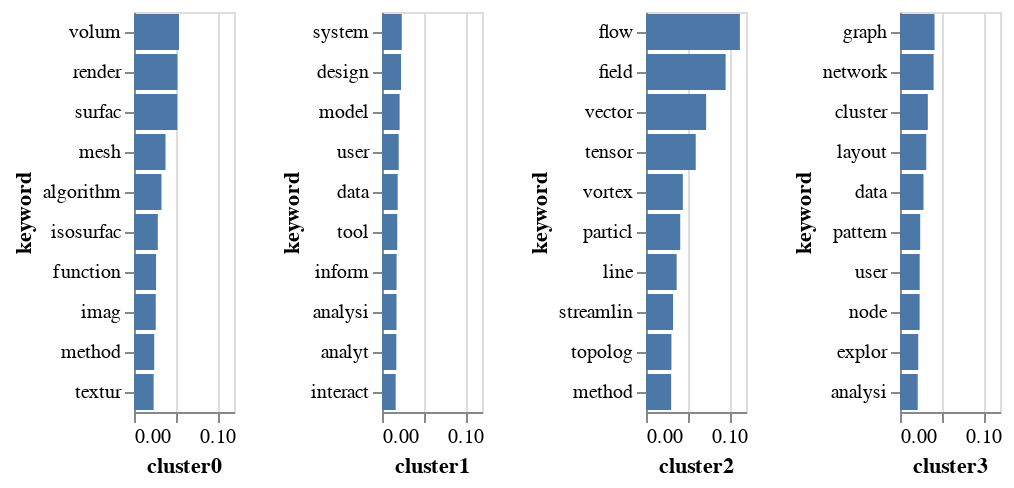

Notebook cell for this chart:
### Code cell
chart = alt.hconcat()

for label in range(4):
    chart |= alt.Chart(keyword_df[keyword_df['label']==label]).mark_bar().encode(
        x=alt.X('tfidf:Q', scale=alt.Scale(domain=[0,0.12]),title='cluster'+str(label)),
        y=alt.Y('keyword:N', sort='-x')
    ).properties(
        width = 50
    )
chart

### Figure 1 — Vega-Lite specification as saved in the notebook (floating-point values rounded to 4 significant figures)
{"config": {"view": {"continuousWidth": 400, "continuousHeight": 300}}, "hconcat": [{"mark": "bar", "encoding": {"x": {"type": "quantitative", "field": "tfidf", "scale": {"domain": [0, 0.12]}, "title": "cluster0"}, "y": {"type": "nominal", "field": "keyword", "sort": "-x"}}, "width": 50}, {"data": {"name": "data-ff0b4658545efc4da9a67e85255920e0"}, "mark": "bar", "encoding": {"x": {"type": "quantitative", "field": "tfidf", "scale": {"domain": [0, 0.12]}, "title": "cluster1"}, "y": {"type": "nominal", "field": "keyword", "sort": "-x"}}, "width": 50}, {"data": {"name": "data-1d6e559baf98a5b0912dd0294ed95663"}, "mark": "bar", "encoding": {"x": {"type": "quantitative", "field": "tfidf", "scale": {"domain": [0, 0.12]}, "title": "cluster2"}, "y": {"type": "nominal", "field": "keyword", "sort": "-x"}}, "width": 50}, {"data": {"name": "data-8953cd6390b1d3ffc2d2715815ac9bad"}, "mark": "bar", "encoding": {"x": {"type": "quantitative", "field": "tfidf", "scale": {"domain": [0, 0.12]}, "title": "cluster3"}, "y": {"type": "nominal", "field": "keyword", "sort": "-x"}}, "width": 50}], "data": {"name": "data-4a7dcbf5c4640c46fb653e1c271f69c1"}, "$schema": "https://vega.github.io/schema/vega-lite/v4.8.1.json", "datasets": {"data-4a7dcbf5c4640c46fb653e1c271f69c1": [{"label": 0, "keyword": "volum", "tfidf": 0.054}, {"label": 0, "keyword": "render", "tfidf": 0.05211}, {"label": 0, "keyword": "surfac", "tfidf": 0.05198}, {"label": 0, "keyword": "mesh", "tfidf": 0.03784}, {"label": 0, "keyword": "algorithm", "tfidf": 0.03297}, {"label": 0, "keyword": "isosurfac", "tfidf": 0.02856}, {"label": 0, "keyword": "function", "tfidf": 0.02637}, {"label": 0, "keyword": "imag", "tfidf": 0.0261}, {"label": 0, "keyword": "method", "tfidf": 0.02424}, {"label": 0, "keyword": "textur", "tfidf": 0.02357}], "data-ff0b4658545efc4da9a67e85255920e0": [{"label": 1, "keyword": "system", "tfidf": 0.02372}, {"label": 1, "keyword": "design", "tfidf": 0.02285}, {"label": 1, "keyword": "model", "tfidf": 0.02114}, {"label": 1, "keyword": "user", "tfidf": 0.02004}, {"label": 1, "keyword": "data", "tfidf": 0.01882}, {"label": 1, "keyword": "tool", "tfidf": 0.01831}, {"label": 1, "keyword": "inform", "tfidf": 0.01753}, {"label": 1, "keyword": "analysi", "tfidf": 0.01741}, {"label": 1, "keyword": "analyt", "tfidf": 0.0172}, {"label": 1, "keyword": "interact", "tfidf": 0.01641}], "data-1d6e559baf98a5b0912dd0294ed95663": [{"label": 2, "keyword": "flow", "tfidf": 0.1127}, {"label": 2, "keyword": "field", "tfidf": 0.09556}, {"label": 2, "keyword": "vector", "tfidf": 0.07215}, {"label": 2, "keyword": "tensor", "tfidf": 0.0597}, {"label": 2, "keyword": "vortex", "tfidf": 0.04422}, {"label": 2, "keyword": "particl", "tfidf": 0.04109}, {"label": 2, "keyword": "line", "tfidf": 0.03681}, {"label": 2, "keyword": "streamlin", "tfidf": 0.03251}, {"label": 2, "keyword": "topolog", "tfidf": 0.03051}, {"label": 2, "keyword": "method", "tfidf": 0.0302}], "data-8953cd6390b1d3ffc2d2715815ac9bad": [{"label": 3, "keyword": "graph", "tfidf": 0.04144}, {"label": 3, "keyword": "network", "tfidf": 0.04034}, {"label": 3, "keyword": "cluster", "tfidf": 0.03339}, {"label": 3, "keyword": "layout", "tfidf": 0.03154}, {"label": 3, "keyword": "data", "tfidf": 0.0282}, {"label": 3, "keyword": "pattern", "tfidf": 0.02425}, {"label": 3, "keyword": "user", "tfidf": 0.02362}, {"label": 3, "keyword": "node", "tfidf": 0.02354}, {"label": 3, "keyword": "explor", "tfidf": 0.02189}, {"label": 3, "keyword": "analysi", "tfidf": 0.02125}]}}
